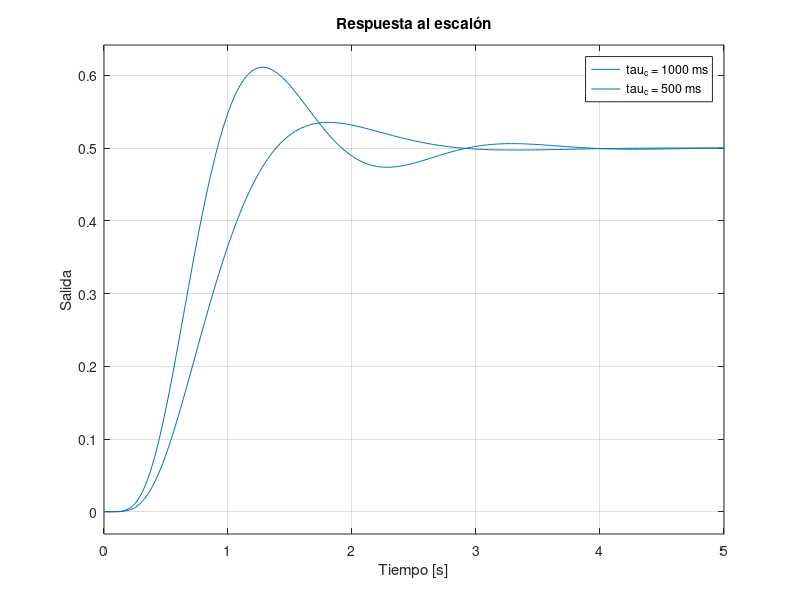

Here is the MATLAB script that generated this plot:
%--------------------------------------------------
%Este código fue utilizado para probar distintos tau 
%para el controlador, previo a la simulación con Proteus.
%La verificación de la frecuencia y ciclo de trabajo
%de la PWM se realizó en Proteus.
%--------------------------------------------------

clear
clc
s = tf('s');

%Planta
R = 10e3;
C = 10e-6;
tau_p = R*C;
G = 1/(1 + s*R*C)^5;

%Controlador
tau_c = 1000e-3; % tau_c = 1000 ms
Con = 1/(1 + s*tau_c);
T1 = G*Con/(1 + G*Con);
% rlocus(G*Con);

tau_c = 500e-3; % tau_c = 500 ms
Con = 1/(1 + s*tau_c);
T2 = G*Con/(1 + G*Con);
% rlocus(G*Con);

% Gráficos
figure;
step(T1);  
hold on;
step(T2);
grid on;
legend('tau_c = 1000 ms', 'tau_c = 500 ms');
title('Respuesta al escalón');
xlabel('Tiempo [s]');
ylabel('Salida');
